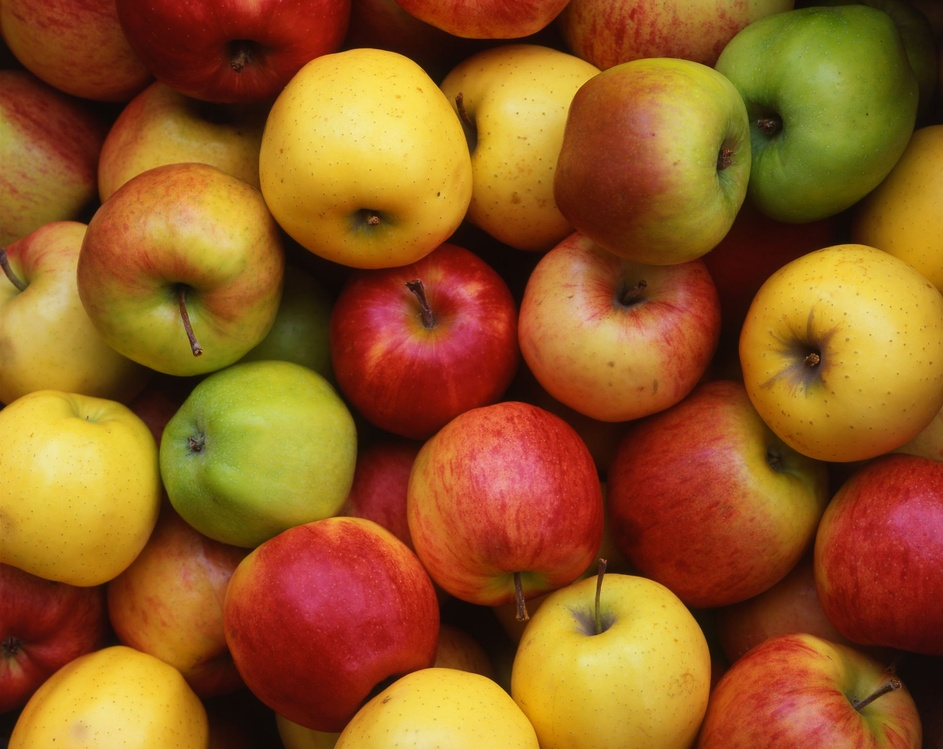
#> input picture development/Input/ai_assignment_20230726_classify.jpeg, 943 x 749 px, shrunk from 1943 x 1543 before the run
$ python -i classify.py   (imports and definitions only)
#> lines starting #> are read from the running program, lines starting #| are printed output that depends on the picture; after the words box and inside, x2 and y2 are one past the last pixel; in counts of white or black regions, pixels touching at a corner belong together
#> further down, picture is the input picture: shape (749, 943, 3); mean B, G, R 33.2, 91.2, 146.9
from imageai.Detection import ObjectDetection
from pathlib import Path
import cv2
import numpy as np
import os

def check_folder(folder_path_list):
    if isinstance(folder_path_list, list) :
        for folder_path in folder_path_list:
            folder_path = Path(folder_path)
            if not folder_path.is_dir():
                folder_path.mkdir(parents=True)

def find_next_filename(filename, output_dir):
    name, ext = os.path.splitext(filename)
    i = 1
    filename = f"{name}_{i}{ext}"
    while os.path.exists(os.path.join(output_dir, filename)):
        i += 1
        filename = f"{name}_{i}{ext}"
    return os.path.join(output_dir, filename)


def find_dominant_color(image):
    hsv_image = cv2.cvtColor(image, cv2.COLOR_BGR2HSV)
#> hsv_image: shape (749, 943, 3); mean H, S, V 19, 203.1, 147.8

    red_lower = np.array([0, 120, 70])
    red_upper = np.array([10, 255, 255])

    green_lower = np.array([30, 40, 40])
    green_upper = np.array([90, 255, 255])

    yellow_lower = np.array([20, 100, 100])
    yellow_upper = np.array([40, 255, 255])

    red_mask = cv2.inRange(hsv_image, red_lower, red_upper)
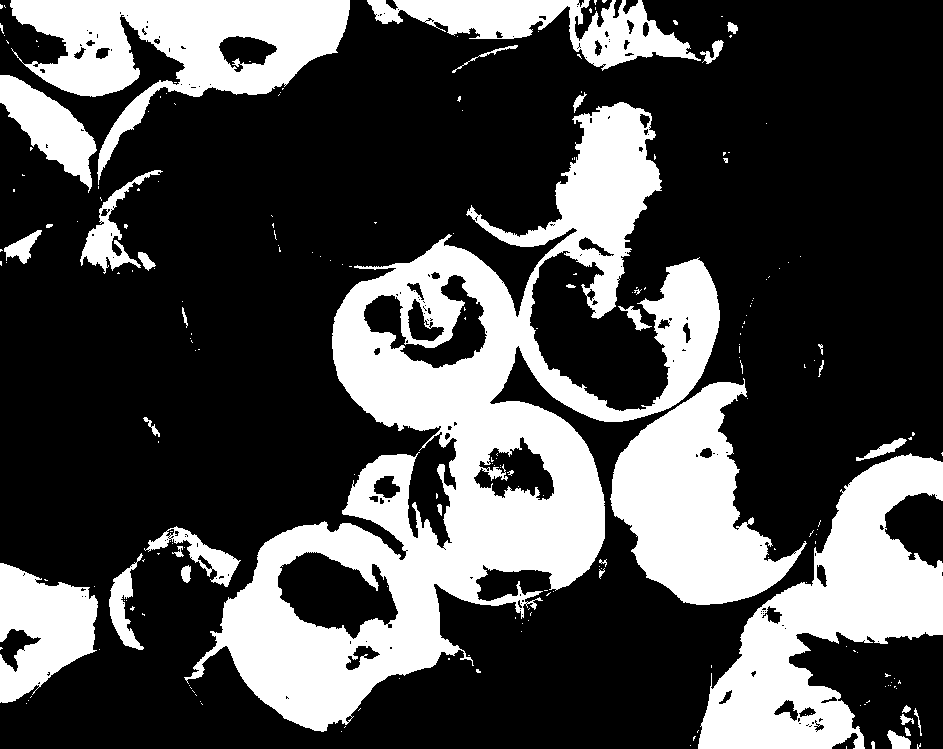
#> red_mask: shape (749, 943); 29.8% white; 223 white regions (186 under 20 px), largest, box (x1, y1, x2, y2) and area: (184, 102, 720, 732) 99815, (698, 453, 943, 749) 31893, (10, 0, 350, 185) 24087
    green_mask = cv2.inRange(hsv_image, green_lower, green_upper)
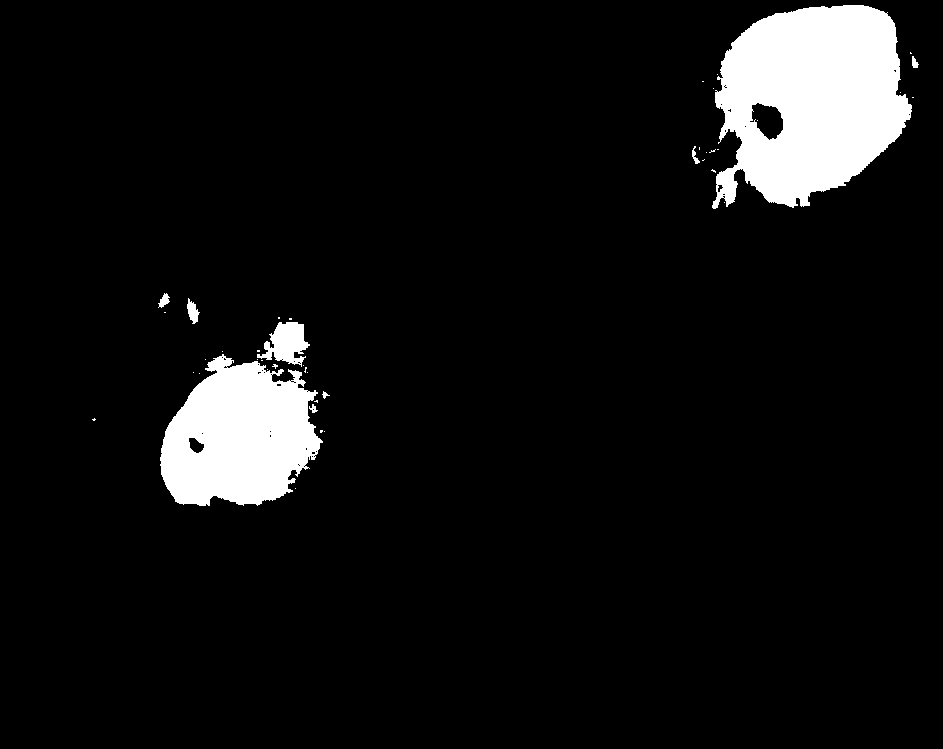
#> green_mask: shape (749, 943); 6.8% white; 43 white regions (34 under 20 px), largest, box (x1, y1, x2, y2) and area: (712, 5, 912, 209) 29005, (160, 354, 323, 506) 17363, (257, 322, 310, 367) 1325
    yellow_mask = cv2.inRange(hsv_image, yellow_lower, yellow_upper)
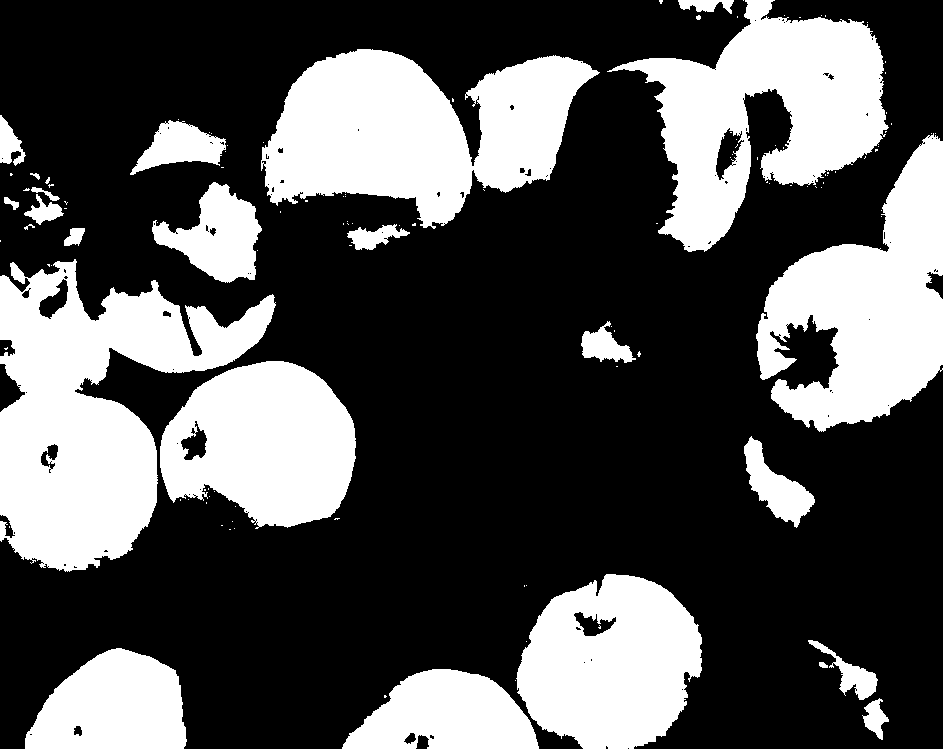
#> yellow_mask: shape (749, 943); 32.7% white; 122 white regions (96 under 20 px), largest, box (x1, y1, x2, y2) and area: (0, 259, 276, 572) 42980, (261, 49, 600, 229) 36785, (607, 0, 889, 252) 32687

    red_pixels = cv2.countNonZero(red_mask)
#> red_pixels = 210667
    green_pixels = cv2.countNonZero(green_mask)
#> green_pixels = 48272
    yellow_pixels = cv2.countNonZero(yellow_mask)
#> yellow_pixels = 231256

    max_pixels = max(red_pixels, green_pixels, yellow_pixels)
#> max_pixels = 231256
    if max_pixels == red_pixels:
        return "red"
    elif max_pixels == green_pixels:
        return "green"
    else:
        return "yellow"


def check_dir(folder_path_list):
    if isinstance(folder_path_list, list) :
        for folder_path in folder_path_list:
            folder_path = Path(folder_path)

            if not folder_path.is_dir():
                folder_path.mkdir(parents=True)


def main(model_path, input_image, output_image,minimum_percentage_probability):

    detector = ObjectDetection()
    detector.setModelTypeAsYOLOv3()
    detector.setModelPath(model_path)
    detector.loadModel()

    returned_image, detections, extracted_objects   = detector.detectObjectsFromImage(input_image, output_image_path=output_image,
                                                                                     output_type="array",
                                                                                     extract_detected_objects=True,
                                                                                     minimum_percentage_probability=minimum_percentage_probability)

    # print("The number "+ str(len(detections))+ " is the number of apples that are in the image.")
    # print("extracted_objects")
    return returned_image, detections, extracted_objects

>>> import cv2
>>> picture = cv2.imread('Input/ai_assignment_20230726_classify.jpeg')
>>> result = find_dominant_color(picture)
#> result = 'yellow'
